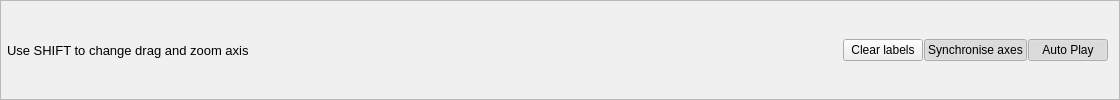
                    <widget class="QFrame" name="grah_item_manipulators">
                     <property name="minimumSize">
                      <size>
                       <width>0</width>
                       <height>0</height>
                      </size>
                     </property>
                     <property name="palette">
                      <palette>
                       <active>
                        <colorrole role="Base">
                         <brush brushstyle="SolidPattern">
                          <color alpha="255">
                           <red>255</red>
                           <green>255</green>
                           <blue>255</blue>
                          </color>
                         </brush>
                        </colorrole>
                        <colorrole role="Window">
                         <brush brushstyle="SolidPattern">
                          <color alpha="255">
                           <red>240</red>
                           <green>240</green>
                           <blue>240</blue>
                          </color>
                         </brush>
                        </colorrole>
                       </active>
                       <inactive>
                        <colorrole role="Base">
                         <brush brushstyle="SolidPattern">
                          <color alpha="255">
                           <red>255</red>
                           <green>255</green>
                           <blue>255</blue>
                          </color>
                         </brush>
                        </colorrole>
                        <colorrole role="Window">
                         <brush brushstyle="SolidPattern">
                          <color alpha="255">
                           <red>240</red>
                           <green>240</green>
                           <blue>240</blue>
                          </color>
                         </brush>
                        </colorrole>
                       </inactive>
                       <disabled>
                        <colorrole role="Base">
                         <brush brushstyle="SolidPattern">
                          <color alpha="255">
                           <red>240</red>
                           <green>240</green>
                           <blue>240</blue>
                          </color>
                         </brush>
                        </colorrole>
                        <colorrole role="Window">
                         <brush brushstyle="SolidPattern">
                          <color alpha="255">
                           <red>240</red>
                           <green>240</green>
                           <blue>240</blue>
                          </color>
                         </brush>
                        </colorrole>
                       </disabled>
                      </palette>
                     </property>
                     <property name="autoFillBackground">
                      <bool>true</bool>
                     </property>
                     <property name="frameShape">
                      <enum>QFrame::StyledPanel</enum>
                     </property>
                     <property name="lineWidth">
                      <number>2</number>
                     </property>
                     <layout class="QHBoxLayout" name="horizontalLayout_15">
                      <property name="spacing">
                       <number>1</number>
                      </property>
                      <property name="leftMargin">
                       <number>6</number>
                      </property>
                      <property name="topMargin">
                       <number>4</number>
                      </property>
                      <property name="bottomMargin">
                       <number>4</number>
                      </property>
                      <item>
                       <widget class="QLabel" name="grap_shift_tip">
                        <property name="font">
                         <font>
                          <pointsize>10</pointsize>
                         </font>
                        </property>
                        <property name="text">
                         <string>Use SHIFT to change drag and zoom axis</string>
                        </property>
                       </widget>
                      </item>
                      <item>
                       <spacer name="horizontalSpacer">
                        <property name="orientation">
                         <enum>Qt::Horizontal</enum>
                        </property>
                        <property name="sizeHint" stdset="0">
                         <size>
                          <width>593</width>
                          <height>20</height>
                         </size>
                        </property>
                       </spacer>
                      </item>
                      <item>
                       <widget class="QPushButton" name="graph_clear_items_button">
                        <property name="minimumSize">
                         <size>
                          <width>0</width>
                          <height>0</height>
                         </size>
                        </property>
                        <property name="maximumSize">
                         <size>
                          <width>16777215</width>
                          <height>16777215</height>
                         </size>
                        </property>
                        <property name="text">
                         <string>Clear labels</string>
                        </property>
                        <property name="flat">
                         <bool>false</bool>
                        </property>
                       </widget>
                      </item>
                      <item>
                       <widget class="QPushButton" name="graph_sync_button">
                        <property name="text">
                         <string>Synchronise axes</string>
                        </property>
                        <property name="checkable">
                         <bool>true</bool>
                        </property>
                        <property name="checked">
                         <bool>true</bool>
                        </property>
                       </widget>
                      </item>
                      <item>
                       <widget class="QPushButton" name="graph_autoplay_button">
                        <property name="maximumSize">
                         <size>
                          <width>16777215</width>
                          <height>16777215</height>
                         </size>
                        </property>
                        <property name="text">
                         <string>Auto Play</string>
                        </property>
                        <property name="checkable">
                         <bool>true</bool>
                        </property>
                        <property name="checked">
                         <bool>true</bool>
                        </property>
                        <property name="flat">
                         <bool>false</bool>
                        </property>
                       </widget>
                      </item>
                     </layout>
                    </widget>
